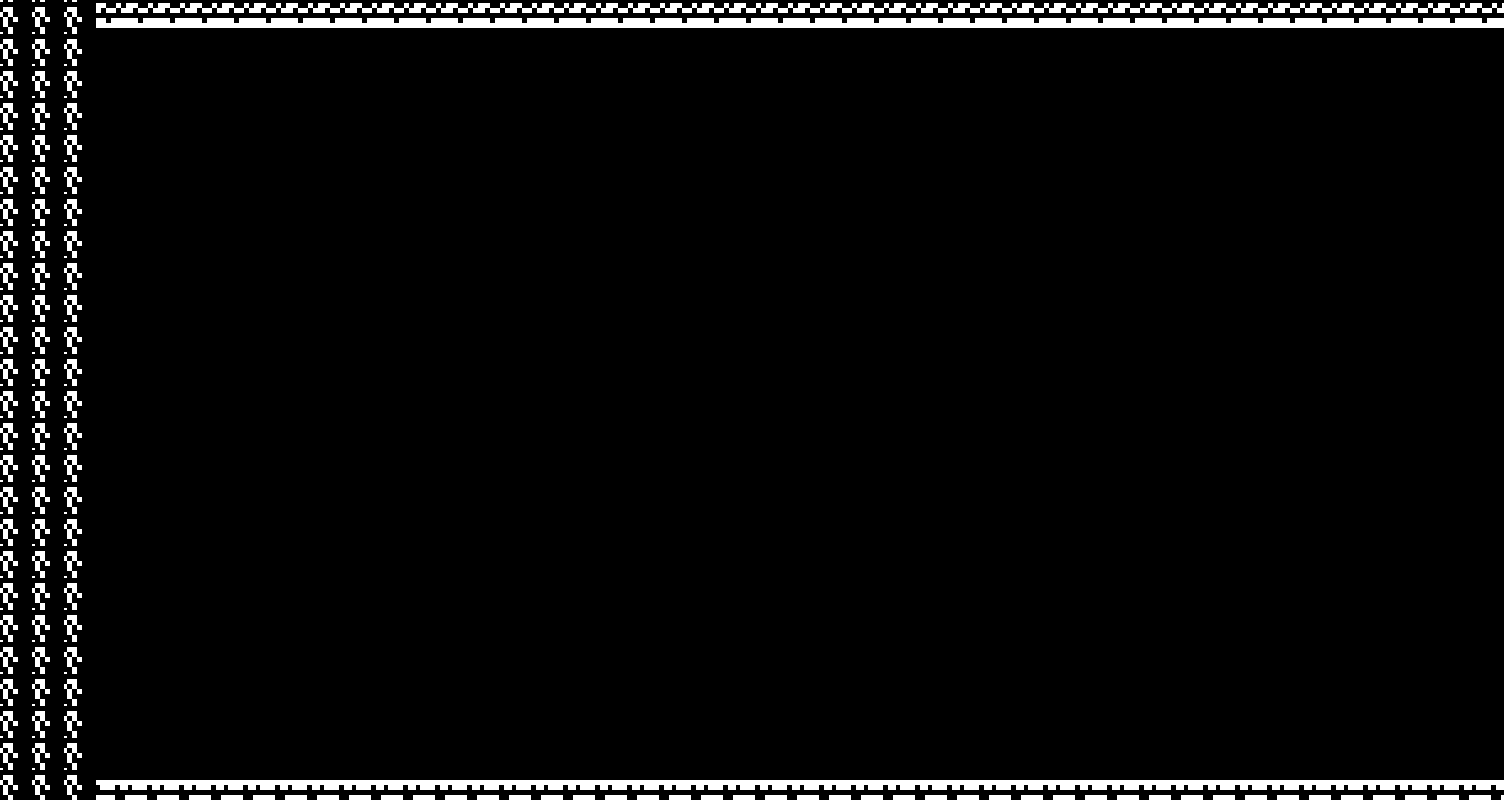

This game map was drawn from its Tiled (.tmx) file and the tilesets committed beside it. A one-line description and the trimmed map source follow:
An orthogonal 47x25 tile map with 32x32 px tiles, 5 tile layers (Capa de Patrones 1, Capa de patrones 2, Capa de patrones 3, Capa de patrones 4, ...).

<map version="1.2" tiledversion="1.2.2" orientation="orthogonal" renderorder="right-down" width="47" height="25" tilewidth="32" tileheight="32" infinite="0" nextlayerid="6" nextobjectid="1">
 <tileset firstgid="1" source="../Construccion Mapas/oubliette_dungeon_big.tsx" />
 <layer id="1" name="Capa de Patrones 1" width="47" height="25">
  <data>[1175 cells, 1175 non-empty, 5 distinct tile ids]</data>
 </layer>
 <layer id="2" name="Capa de patrones 2" width="47" height="25">
  <data>[1175 cells, 0 non-empty, 0 distinct tile ids]</data>
 </layer>
 <layer id="3" name="Capa de patrones 3" width="47" height="25">
  <data>[1175 cells, 0 non-empty, 0 distinct tile ids]</data>
 </layer>
 <layer id="4" name="Capa de patrones 4" width="47" height="25">
  <data>[1175 cells, 0 non-empty, 0 distinct tile ids]</data>
 </layer>
 <layer id="5" name="Capa de patrones 5" width="47" height="25">
  <data>[1175 cells, 0 non-empty, 0 distinct tile ids]</data>
 </layer>
</map>
